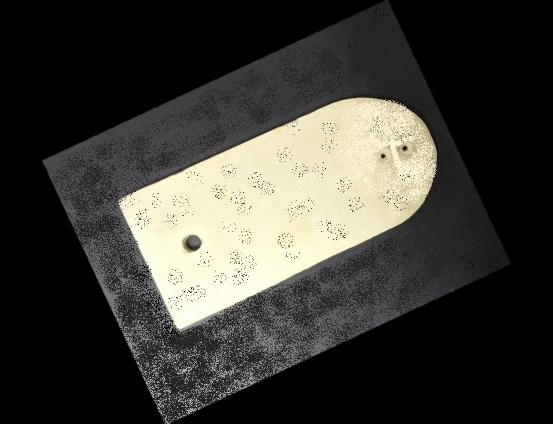
%> input picture Matlab/Lezione 32 (Visione Artificiale)/foto1.jpg, 553 x 424 px
$ octave vision.m   (GNU Octave 9; MATLAB toolbox functions it lacks are replaced by stand-ins)
%> lines starting %> are read from the running program, lines starting %| are printed output that depends on the picture; in (x1, y1, x2, y2) boxes, pixels count from 0 and x2, y2 are one past the last pixel; in counts of white or black regions, pixels touching at a corner belong together; the program's own positions count from 1
clc
clear variables
close all
%% Open Image & set on greyscale & BW

imgData = imread('foto1.jpg');
%> imgData is the input picture: size 424x553x3 uint8; mean R, G, B 60.3, 59.2, 53.6
figure(1)
imshow(imgData); % the same picture above


% scala di grigi pesata, tenendo conto della sensibilità maggiore al verde
% dell'occhio umano
img_gs = rgb2gray(imgData);
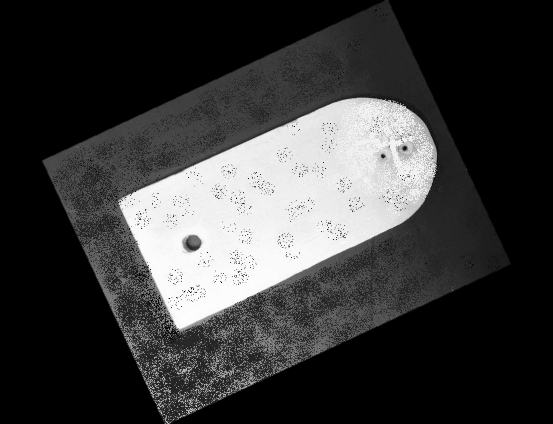
%> img_gs: size 424x553 uint8; min 0, max 254, mean 58.9
figure(2)
imshow(img_gs)

% immagine b/w, con threshold di Otsu
% (ne sceglie uno buono secondo sue metriche)
img_bw = imbinarize(img_gs);
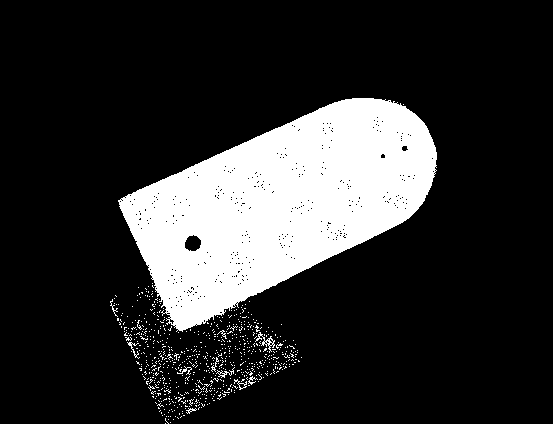
%> img_bw: size 424x553 logical; 18.5% white; 722 white regions (711 under 20 px), largest, box (x1, y1, x2, y2) and area: (118, 98, 437, 332) 41405, (255, 332, 275, 353) 105, (216, 367, 235, 378) 55
figure(3)
imshow(img_bw)

%numero di pixel dell'immagine
img_size = size(img_bw);
%> img_size = [424 553]
img_size = img_size(1)*img_size(2);
%> img_size = 234472

%% Fill internal holes below a certain scale

% remove all the connected objects smaller than a tenth of the image;
bw2 = bwareaopen(img_bw, floor(0.1*img_size));
%> bw2: size 424x553 logical; 17.7% white; 1 white region, box (x1, y1, x2, y2) and area: (118, 98, 437, 332) 41405
figure(4)
imshow(bw2)

% fill all the holes smaller than 35 pixel
bw3 = ~bwareaopen(~bw2, 35);
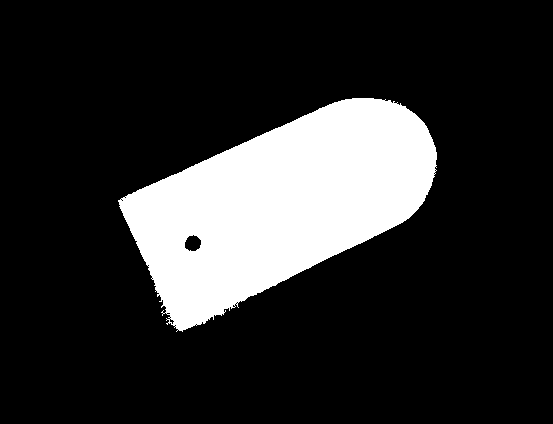
%> bw3: size 424x553 logical; 17.8% white; 1 white region, box (x1, y1, x2, y2) and area: (118, 98, 437, 332) 41796
figure(5)
imshow(bw3)

%% Area & Perimeter calc

area_np = bwarea(bw3);
%> area_np = 41859.6

perim_np = bwperim(bw3); % ritorna un'immagine del perimetro
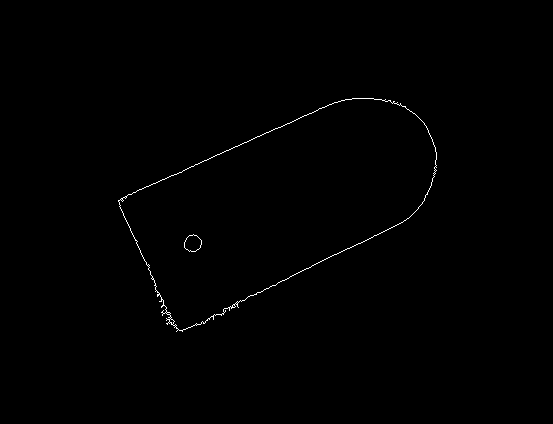
%> perim_np: size 424x553 logical; 0.39% white in thin lines or dots, all inside (x1, y1, x2, y2) = (118, 98, 437, 332)

perim_val = bwarea(perim_np); % calcolo i pixel bianchi del perimetro
%> perim_val = 1039

figure(6)
imshow(perim_np)

%% Dilation-erosion approach

r = 4; % radius
n = 10; % approximating circle with polygon of n edges

SE = strel('disk',r); % maschera di punti circolari

eroded = imerode(bw3, SE); % erodiamo l'immagine
%> eroded: size 424x553 logical; 16.6% white; 1 white region, box (x1, y1, x2, y2) and area: (123, 101, 434, 328) 38848

figure(7)
imshow(eroded)

dilated = imdilate(bw3, SE); % dilatiamola
%> dilated: size 424x553 logical; 19.1% white; 1 white region, box (x1, y1, x2, y2) and area: (115, 95, 440, 335) 44820

figure(8)
imshow(dilated)

perimeter = dilated-eroded; % facciamo la sottrazione
%> perimeter: size 424x553 double; values 0 (black) and 1 (white), 2.5% white; 2 white regions, box (x1, y1, x2, y2) and area: (115, 95, 440, 335) 5663, (182, 232, 204, 254) 309
figure(9)
imshow(perimeter)

figure(10) % differenze nel calcolo del perimetro
imshowpair(perim_np, perimeter, 'montage')
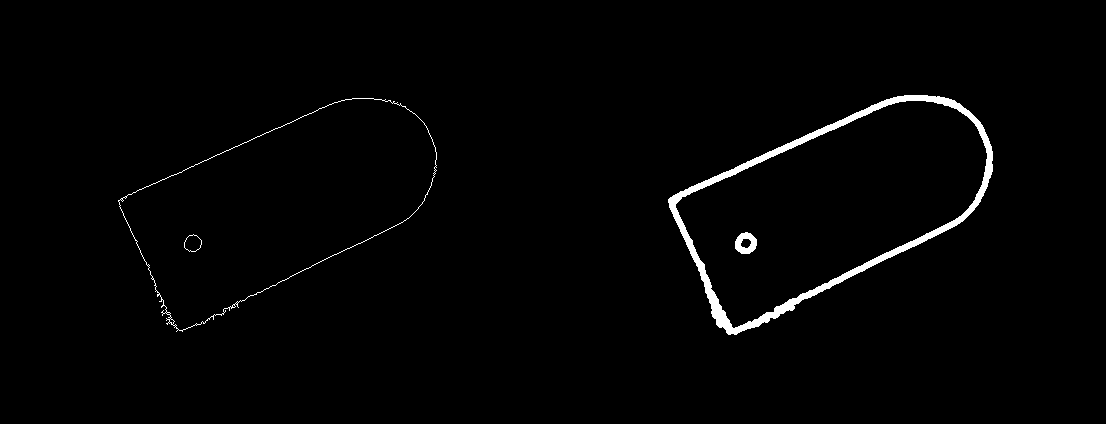
%> displayed picture: size 424x1106, on the screen's scale of 0 to 255; 1.5% white; 4 white regions, box (x1, y1, x2, y2) and area: (668, 95, 993, 335) 5663, (118, 98, 437, 332) 876, (735, 232, 757, 254) 309, (184, 234, 202, 252) 47

%% Radon Transform

theta = 0:180-1;

[R,xp] = radon(bw3, theta);
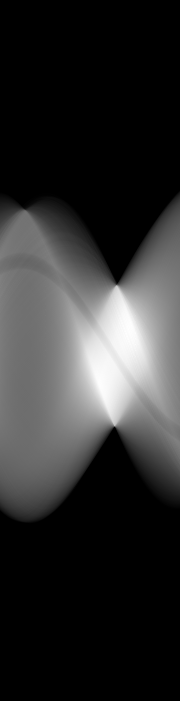
%> R: size 701x180 double; min 0, max 323.8, mean 59.6; drawn with min black and max white
%> xp = 701 values from -350 to 350
% plot of radon transform
figure(11)
imshow(R,[],'Xdata',theta,'Ydata',xp,'InitialMagnification','fit')
xlabel('\theta (degrees)')
ylabel('x''')
colormap(gca,hot), colorbar

%% Valore della trasformata a diverse angolazioni

n_pixel = 0:length(R(:,1))-1;
%> n_pixel = 701 values from 0 to 700

figure(12)
clf
maxR = max(R(:));
%> maxR = 323.8

for i = 1:180
    pause(0.1)
    plot(n_pixel, R(:,i));
    str = "Radon transform at " + i + "°";
    title(str)
    ylim([0 maxR+10]);

end
%> this loop made 180 passes
%> pass 1, `ylim([0 maxR+10]);`:
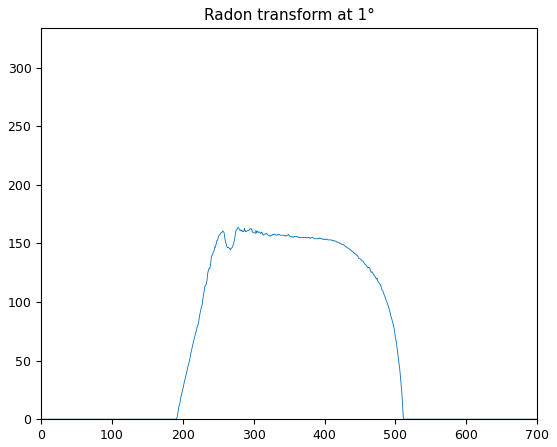
%> figure redrawn from the program's plot data; curve peaks at x = 278, y = 163.8
%% Find diagonals

maxes = zeros(1,180);
vals = zeros(1,180);
for i = 1:180
    [vals(i), maxes(i)] = max(R(:,i)); % prendo una colonna alla volta
end
%> after the loop, maxes = 180 values, max 421 at index 180, min 233 at index 31, mean 325.7; vals = 180 values, max 323.8 at index 129, min 149 at index 23, mean 226.9

% ampl valore massimo per l'angolo, locs angolo del picco
%> (the run ends here)

$ run again, with Matlab/Lezione 32 (Visione Artificiale)/foto5.jpg copied over Matlab/Lezione 32 (Visione Artificiale)/foto1.jpg
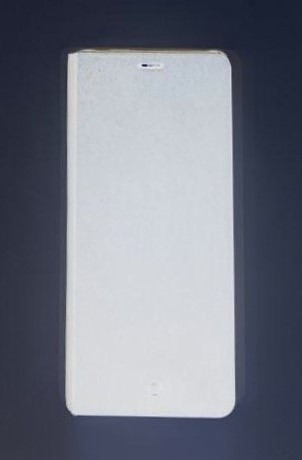
%> input picture Matlab/Lezione 32 (Visione Artificiale)/foto5.jpg, 302 x 460 px
%> imgData is the input picture: size 460x302x3 uint8; mean R, G, B 118.4, 122.6, 135
%> `img_bw = imbinarize(img_gs);`:
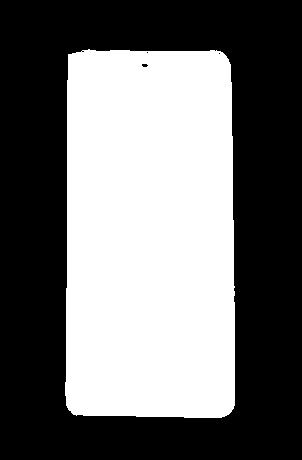
%> img_bw: size 460x302 logical; 43.8% white; 1 white region, box (x1, y1, x2, y2) and area: (65, 49, 235, 418) 60892
%> bw3: size 460x302 logical; 43.8% white; 1 white region, box (x1, y1, x2, y2) and area: (65, 49, 235, 418) 60909
%> area_np = 60916.2
%> perim_np: size 460x302 logical; 0.75% white in thin lines or dots, all inside (x1, y1, x2, y2) = (65, 49, 235, 418)
%> perim_val = 1049.4
%> eroded: size 460x302 logical; 41.6% white; 1 white region, box (x1, y1, x2, y2) and area: (68, 53, 232, 415) 57778
%> dilated: size 460x302 logical; 46.1% white; 1 white region, box (x1, y1, x2, y2) and area: (62, 46, 238, 421) 64095
%> perimeter: size 460x302 double; values 0 (black) and 1 (white), 4.5% white; 1 white region, box (x1, y1, x2, y2) and area: (62, 46, 238, 421) 6317
%> xp = 555 values from -277 to 277
%> n_pixel = 555 values from 0 to 554
%> maxR = 394.6
%> the loop `for i = 1:180` made 180 passes
%> pass 1, `ylim([0 maxR+10]);`:
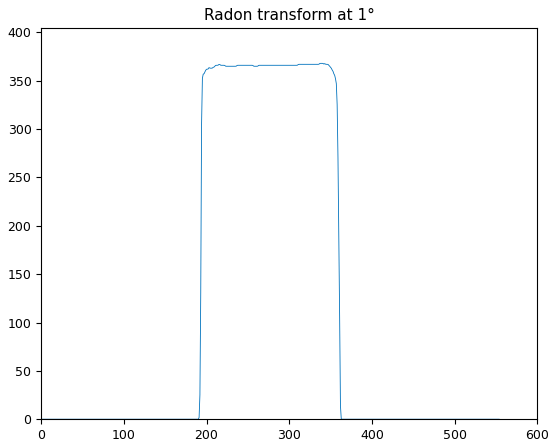
%> figure redrawn from the program's plot data; curve peaks at x = 338, y = 368
%> after the loop `for i = 1:180`: maxes = 180 values, max 344 at index 2, min 113 at index 91, mean 218.4; vals = 180 values, max 394.6 at index 25, min 170 at index 91, mean 266.8
